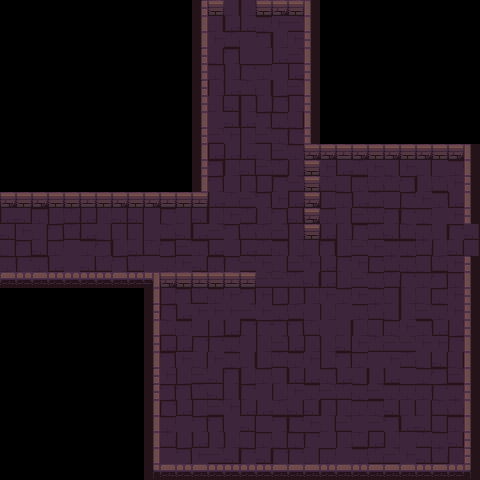

Tiled map render using the project's own tile images. Description and the whole map definition, tile-layer contents included, below:
An orthogonal 30x30 tile map with 16x16 px tiles, 2 tile layers (Tile Layer 1, Tile Layer 2), 2 tilesets.

<map version="1.10" tiledversion="1.10.1" orientation="orthogonal" renderorder="right-down" width="30" height="30" tilewidth="16" tileheight="16" infinite="0" nextlayerid="4" nextobjectid="1">
 <tileset firstgid="1" name="blocks" tilewidth="16" tileheight="16" tilecount="1" columns="1">
  <image source="Map_1_1.png" width="16" height="16" />
 </tileset>
 <tileset firstgid="2" source="dungeon.tsx" />
 <imagelayer id="3" name="Image Layer 1" />
 <layer id="1" name="Tile Layer 1" width="30" height="30">
  <data encoding="csv">
0,0,0,0,0,0,0,0,0,0,0,0,0,0,17,17,0,0,0,0,0,0,0,0,0,0,0,0,0,0,
0,0,0,0,0,0,0,0,0,0,0,0,0,0,0,0,0,0,0,0,0,0,0,0,0,0,0,0,0,0,
0,0,0,0,0,0,0,0,0,0,0,0,0,0,0,0,0,0,0,0,0,0,0,0,0,0,0,0,0,0,
0,0,0,0,0,0,0,0,0,0,0,0,0,0,0,0,0,0,0,0,0,0,0,0,0,0,0,0,0,0,
0,0,0,0,0,0,0,0,0,0,0,0,0,0,0,0,0,0,0,0,0,0,0,0,0,0,0,0,0,0,
0,0,0,0,0,0,0,0,0,0,0,0,0,0,0,0,0,0,0,0,0,0,0,0,0,0,0,0,0,0,
0,0,0,0,0,0,0,0,0,0,0,0,0,0,0,0,0,0,0,0,0,0,0,0,0,0,0,0,0,0,
0,0,0,0,0,0,0,0,0,0,0,0,0,0,0,0,0,0,0,0,0,0,0,0,0,0,0,0,0,0,
0,0,0,0,0,0,0,0,0,0,0,0,0,0,0,0,0,0,0,0,0,0,0,0,0,0,0,0,0,0,
0,0,0,0,0,0,0,0,0,0,0,0,0,0,0,0,0,0,0,0,0,0,0,0,0,0,0,0,0,0,
0,0,0,0,0,0,0,0,0,0,0,0,0,0,0,0,0,0,0,0,0,0,0,0,0,0,0,0,0,0,
0,0,0,0,0,0,0,0,0,0,0,0,0,0,0,0,0,0,0,0,0,0,0,0,0,0,0,0,0,0,
0,0,0,0,0,0,0,0,0,0,0,0,0,0,0,0,0,0,0,0,0,0,0,0,0,0,0,0,0,0,
0,0,0,0,0,0,0,0,0,0,0,0,0,0,0,0,0,0,0,0,0,0,0,0,0,0,0,0,0,0,
17,0,0,0,0,0,0,0,0,0,0,0,0,0,0,0,0,0,0,0,0,0,0,0,0,0,0,0,0,10,
17,0,0,0,0,0,0,0,0,0,0,0,0,0,0,0,0,0,0,0,0,0,0,0,0,0,0,0,0,23,
0,0,0,0,0,0,0,0,0,0,0,0,0,0,0,0,0,0,0,0,0,0,0,0,0,0,0,0,0,0,
0,0,0,0,0,0,0,0,0,0,0,0,0,0,0,0,0,0,0,0,0,0,0,0,0,0,0,0,0,0,
0,0,0,0,0,0,0,0,0,0,0,0,0,0,0,0,0,0,0,0,0,0,0,0,0,0,0,0,0,0,
0,0,0,0,0,0,0,0,0,0,0,0,0,0,0,0,0,0,0,0,0,0,0,0,0,0,0,0,0,0,
0,0,0,0,0,0,0,0,0,0,0,0,0,0,0,0,0,0,0,0,0,0,0,0,0,0,0,0,0,0,
0,0,0,0,0,0,0,0,0,0,0,0,0,0,0,0,0,0,0,0,0,0,0,0,0,0,0,0,0,0,
0,0,0,0,0,0,0,0,0,0,0,0,0,0,0,0,0,0,0,0,0,0,0,0,0,0,0,0,0,0,
0,0,0,0,0,0,0,0,0,0,0,0,0,0,0,0,0,0,0,0,0,0,0,0,0,0,0,0,0,0,
0,0,0,0,0,0,0,0,0,0,0,0,0,0,0,0,0,0,0,0,0,0,0,0,0,0,0,0,0,0,
0,0,0,0,0,0,0,0,0,0,0,0,0,0,0,0,0,0,0,0,0,0,0,0,0,0,0,0,0,0,
0,0,0,0,0,0,0,0,0,0,0,0,0,0,0,0,0,0,0,0,0,0,0,0,0,0,0,0,0,0,
0,0,0,0,0,0,0,0,0,0,0,0,0,0,0,0,0,0,0,0,0,0,0,0,0,0,0,0,0,0,
0,0,0,0,0,0,0,0,0,0,0,0,0,0,0,0,0,0,0,0,0,0,0,0,0,0,0,0,0,0,
0,0,0,0,0,0,0,0,0,0,0,0,0,0,18,24,0,0,0,0,0,0,0,0,0,0,0,0,0,0
</data>
 </layer>
 <layer id="2" name="Tile Layer 2" width="30" height="30">
  <data encoding="csv">
0,0,0,0,0,0,0,0,0,0,0,0,2,6,18,15,3,5,3,13,0,0,0,0,0,0,0,0,0,0,
0,0,0,0,0,0,0,0,0,0,0,0,8,18,21,21,10,16,22,13,0,0,0,0,0,0,0,0,0,0,
0,0,0,0,0,0,0,0,0,0,0,0,8,16,23,17,12,15,16,19,0,0,0,0,0,0,0,0,0,0,
0,0,0,0,0,0,0,0,0,0,0,0,2,18,12,17,17,21,22,25,0,0,0,0,0,0,0,0,0,0,
0,0,0,0,0,0,0,0,0,0,0,0,14,10,15,9,10,17,21,19,0,0,0,0,0,0,0,0,0,0,
0,0,0,0,0,0,0,0,0,0,0,0,2,15,21,23,18,15,22,25,0,0,0,0,0,0,0,0,0,0,
0,0,0,0,0,0,0,0,0,0,0,0,14,18,24,15,15,9,15,19,0,0,0,0,0,0,0,0,0,0,
0,0,0,0,0,0,0,0,0,0,0,0,20,17,24,21,12,11,18,13,0,0,0,0,0,0,0,0,0,0,
0,0,0,0,0,0,0,0,0,0,0,0,2,22,16,15,22,10,9,19,0,0,0,0,0,0,0,0,0,0,
0,0,0,0,0,0,0,0,0,0,0,0,8,21,21,21,18,22,10,5,5,4,5,6,5,3,5,3,5,25,
0,0,0,0,0,0,0,0,0,0,0,0,14,12,15,24,22,23,15,6,16,21,23,16,18,16,18,17,10,25,
0,0,0,0,0,0,0,0,0,0,0,0,20,12,17,15,15,9,22,6,23,18,11,23,23,12,15,23,16,7,
5,3,5,6,3,4,6,5,6,5,4,3,4,21,23,22,12,16,21,5,15,10,21,23,17,9,16,11,21,13,
21,24,10,15,23,21,15,24,24,17,9,18,24,15,16,23,15,12,24,5,11,18,22,23,12,9,10,17,16,19,
24,16,18,12,23,21,18,18,18,17,23,24,21,22,12,23,23,22,15,3,21,15,9,23,24,23,10,18,9,24,
18,12,24,11,17,10,12,15,24,23,12,22,11,21,17,21,23,10,15,18,12,15,22,16,11,10,23,15,24,18,
10,9,10,21,17,24,23,12,23,17,11,16,24,11,9,22,16,18,22,16,21,9,16,9,23,11,18,23,16,7,
27,29,30,29,29,29,29,30,29,35,5,6,4,6,4,4,22,22,23,24,21,15,22,10,23,9,11,12,10,13,
0,0,0,0,0,0,0,0,0,20,15,12,23,11,16,12,16,15,15,15,16,11,16,10,18,15,18,11,16,19,
0,0,0,0,0,0,0,0,0,2,9,21,16,16,16,22,16,10,23,17,15,17,11,23,18,15,22,11,16,19,
0,0,0,0,0,0,0,0,0,8,23,10,17,15,21,9,9,12,12,23,17,18,15,18,10,16,10,21,15,19,
0,0,0,0,0,0,0,0,0,14,21,21,9,9,11,17,15,22,21,15,15,24,16,23,22,22,16,16,9,13,
0,0,0,0,0,0,0,0,0,20,12,16,18,16,10,18,15,23,11,16,15,12,11,17,16,23,18,24,18,13,
0,0,0,0,0,0,0,0,0,2,16,15,22,24,12,15,11,18,21,21,10,21,18,15,21,17,11,12,22,25,
0,0,0,0,0,0,0,0,0,2,12,12,23,24,18,9,17,15,16,10,22,23,11,22,11,11,10,9,11,19,
0,0,0,0,0,0,0,0,0,8,9,21,15,22,16,21,21,23,24,24,15,15,10,11,24,18,18,23,23,25,
0,0,0,0,0,0,0,0,0,8,11,17,12,12,17,24,17,12,9,16,18,22,17,22,12,21,24,18,10,25,
0,0,0,0,0,0,0,0,0,8,23,15,21,15,15,18,10,18,10,9,17,15,23,21,15,17,23,11,24,19,
0,0,0,0,0,0,0,0,0,8,17,12,16,22,24,9,24,9,9,18,10,17,11,23,22,16,24,23,15,7,
0,0,0,0,0,0,0,0,0,26,30,29,27,28,28,29,28,30,30,27,29,30,29,27,27,30,28,30,29,31
</data>
 </layer>
</map>
